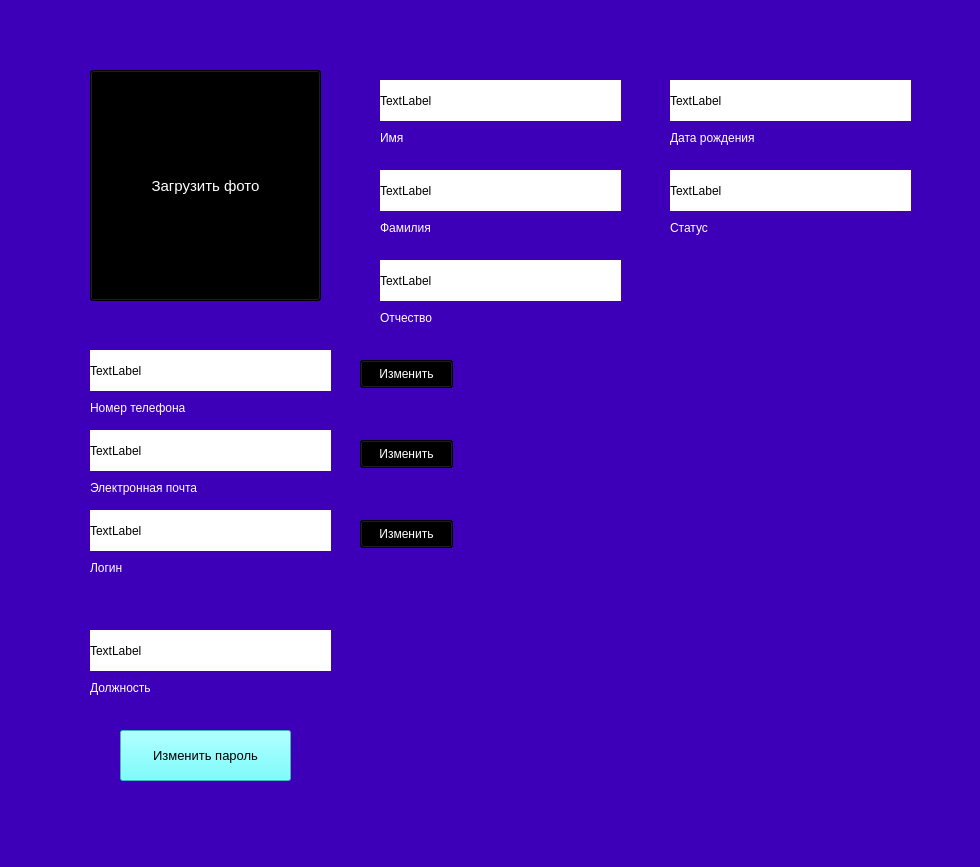
<?xml version="1.0" encoding="UTF-8"?>
<ui version="4.0">
 <class>MainWindow</class>
 <widget class="QMainWindow" name="MainWindow">
  <property name="geometry">
   <rect>
    <x>0</x>
    <y>0</y>
    <width>980</width>
    <height>867</height>
   </rect>
  </property>
  <property name="windowTitle">
   <string>MainWindow</string>
  </property>
  <property name="styleSheet">
   <string notr="true">background-color: rgb(61, 0, 184);</string>
  </property>
  <widget class="QWidget" name="centralwidget">
   <widget class="QPushButton" name="pushButton_photo">
    <property name="geometry">
     <rect>
      <x>90</x>
      <y>70</y>
      <width>231</width>
      <height>231</height>
     </rect>
    </property>
    <property name="font">
     <font>
      <pointsize>11</pointsize>
     </font>
    </property>
    <property name="styleSheet">
     <string notr="true">background-color: rgb(0, 0, 0);
color: rgb(255, 255, 255);</string>
    </property>
    <property name="text">
     <string>Загрузить фото</string>
    </property>
   </widget>
   <widget class="QLabel" name="label">
    <property name="geometry">
     <rect>
      <x>90</x>
      <y>400</y>
      <width>111</width>
      <height>16</height>
     </rect>
    </property>
    <property name="styleSheet">
     <string notr="true">color: rgb(255, 255, 255);</string>
    </property>
    <property name="text">
     <string>Номер телефона</string>
    </property>
   </widget>
   <widget class="QLabel" name="label_2">
    <property name="geometry">
     <rect>
      <x>380</x>
      <y>130</y>
      <width>55</width>
      <height>16</height>
     </rect>
    </property>
    <property name="styleSheet">
     <string notr="true">color: rgb(255, 255, 255);</string>
    </property>
    <property name="text">
     <string>Имя</string>
    </property>
   </widget>
   <widget class="QLabel" name="label_3">
    <property name="geometry">
     <rect>
      <x>380</x>
      <y>220</y>
      <width>55</width>
      <height>16</height>
     </rect>
    </property>
    <property name="styleSheet">
     <string notr="true">color: rgb(255, 255, 255);</string>
    </property>
    <property name="text">
     <string>Фамилия</string>
    </property>
   </widget>
   <widget class="QLabel" name="label_4">
    <property name="geometry">
     <rect>
      <x>380</x>
      <y>310</y>
      <width>55</width>
      <height>16</height>
     </rect>
    </property>
    <property name="styleSheet">
     <string notr="true">color: rgb(255, 255, 255);</string>
    </property>
    <property name="text">
     <string>Отчество</string>
    </property>
   </widget>
   <widget class="QLabel" name="label_5">
    <property name="geometry">
     <rect>
      <x>90</x>
      <y>560</y>
      <width>55</width>
      <height>16</height>
     </rect>
    </property>
    <property name="styleSheet">
     <string notr="true">color: rgb(255, 255, 255);</string>
    </property>
    <property name="text">
     <string>Логин</string>
    </property>
   </widget>
   <widget class="QLabel" name="label_6">
    <property name="geometry">
     <rect>
      <x>90</x>
      <y>480</y>
      <width>151</width>
      <height>16</height>
     </rect>
    </property>
    <property name="styleSheet">
     <string notr="true">color: rgb(255, 255, 255);</string>
    </property>
    <property name="text">
     <string>Электронная почта</string>
    </property>
   </widget>
   <widget class="QLabel" name="label_7">
    <property name="geometry">
     <rect>
      <x>670</x>
      <y>130</y>
      <width>101</width>
      <height>16</height>
     </rect>
    </property>
    <property name="styleSheet">
     <string notr="true">color: rgb(255, 255, 255);</string>
    </property>
    <property name="text">
     <string>Дата рождения</string>
    </property>
   </widget>
   <widget class="QLabel" name="label_8">
    <property name="geometry">
     <rect>
      <x>90</x>
      <y>680</y>
      <width>91</width>
      <height>16</height>
     </rect>
    </property>
    <property name="styleSheet">
     <string notr="true">color: rgb(255, 255, 255);</string>
    </property>
    <property name="text">
     <string>Должность</string>
    </property>
   </widget>
   <widget class="QLabel" name="label_10">
    <property name="geometry">
     <rect>
      <x>670</x>
      <y>220</y>
      <width>55</width>
      <height>16</height>
     </rect>
    </property>
    <property name="styleSheet">
     <string notr="true">color: rgb(255, 255, 255);</string>
    </property>
    <property name="text">
     <string>Статус</string>
    </property>
   </widget>
   <widget class="QPushButton" name="pushButton_change_password">
    <property name="geometry">
     <rect>
      <x>120</x>
      <y>730</y>
      <width>171</width>
      <height>51</height>
     </rect>
    </property>
    <property name="font">
     <font>
      <pointsize>10</pointsize>
     </font>
    </property>
    <property name="styleSheet">
     <string notr="true">background-color: rgb(85, 255, 255);</string>
    </property>
    <property name="text">
     <string>Изменить пароль</string>
    </property>
   </widget>
   <widget class="QPushButton" name="pushButton_edit_number">
    <property name="geometry">
     <rect>
      <x>360</x>
      <y>360</y>
      <width>93</width>
      <height>28</height>
     </rect>
    </property>
    <property name="styleSheet">
     <string notr="true">background-color: rgb(0, 0, 0);
color: rgb(255, 255, 255);</string>
    </property>
    <property name="text">
     <string>Изменить</string>
    </property>
   </widget>
   <widget class="QPushButton" name="pushButton_edit_email">
    <property name="geometry">
     <rect>
      <x>360</x>
      <y>440</y>
      <width>93</width>
      <height>28</height>
     </rect>
    </property>
    <property name="styleSheet">
     <string notr="true">background-color: rgb(0, 0, 0);
color: rgb(255, 255, 255);</string>
    </property>
    <property name="text">
     <string>Изменить</string>
    </property>
   </widget>
   <widget class="QPushButton" name="pushButton_edit_login">
    <property name="geometry">
     <rect>
      <x>360</x>
      <y>520</y>
      <width>93</width>
      <height>28</height>
     </rect>
    </property>
    <property name="styleSheet">
     <string notr="true">background-color: rgb(0, 0, 0);
color: rgb(255, 255, 255);</string>
    </property>
    <property name="text">
     <string>Изменить</string>
    </property>
   </widget>
   <widget class="QLabel" name="label_number">
    <property name="geometry">
     <rect>
      <x>90</x>
      <y>350</y>
      <width>241</width>
      <height>41</height>
     </rect>
    </property>
    <property name="styleSheet">
     <string notr="true">background-color: rgb(255, 255, 255);</string>
    </property>
    <property name="text">
     <string>TextLabel</string>
    </property>
   </widget>
   <widget class="QLabel" name="label_email">
    <property name="geometry">
     <rect>
      <x>90</x>
      <y>430</y>
      <width>241</width>
      <height>41</height>
     </rect>
    </property>
    <property name="styleSheet">
     <string notr="true">background-color: rgb(255, 255, 255);</string>
    </property>
    <property name="text">
     <string>TextLabel</string>
    </property>
   </widget>
   <widget class="QLabel" name="label_login">
    <property name="geometry">
     <rect>
      <x>90</x>
      <y>510</y>
      <width>241</width>
      <height>41</height>
     </rect>
    </property>
    <property name="styleSheet">
     <string notr="true">background-color: rgb(255, 255, 255);</string>
    </property>
    <property name="text">
     <string>TextLabel</string>
    </property>
   </widget>
   <widget class="QLabel" name="label_post">
    <property name="geometry">
     <rect>
      <x>90</x>
      <y>630</y>
      <width>241</width>
      <height>41</height>
     </rect>
    </property>
    <property name="styleSheet">
     <string notr="true">background-color: rgb(255, 255, 255);</string>
    </property>
    <property name="text">
     <string>TextLabel</string>
    </property>
   </widget>
   <widget class="QLabel" name="label_name">
    <property name="geometry">
     <rect>
      <x>380</x>
      <y>80</y>
      <width>241</width>
      <height>41</height>
     </rect>
    </property>
    <property name="styleSheet">
     <string notr="true">background-color: rgb(255, 255, 255);</string>
    </property>
    <property name="text">
     <string>TextLabel</string>
    </property>
   </widget>
   <widget class="QLabel" name="label_surname">
    <property name="geometry">
     <rect>
      <x>380</x>
      <y>170</y>
      <width>241</width>
      <height>41</height>
     </rect>
    </property>
    <property name="styleSheet">
     <string notr="true">background-color: rgb(255, 255, 255);</string>
    </property>
    <property name="text">
     <string>TextLabel</string>
    </property>
   </widget>
   <widget class="QLabel" name="label_patronumic">
    <property name="geometry">
     <rect>
      <x>380</x>
      <y>260</y>
      <width>241</width>
      <height>41</height>
     </rect>
    </property>
    <property name="styleSheet">
     <string notr="true">background-color: rgb(255, 255, 255);</string>
    </property>
    <property name="text">
     <string>TextLabel</string>
    </property>
   </widget>
   <widget class="QLabel" name="label_status">
    <property name="geometry">
     <rect>
      <x>670</x>
      <y>170</y>
      <width>241</width>
      <height>41</height>
     </rect>
    </property>
    <property name="styleSheet">
     <string notr="true">background-color: rgb(255, 255, 255);</string>
    </property>
    <property name="text">
     <string>TextLabel</string>
    </property>
   </widget>
   <widget class="QLabel" name="label_date">
    <property name="geometry">
     <rect>
      <x>670</x>
      <y>80</y>
      <width>241</width>
      <height>41</height>
     </rect>
    </property>
    <property name="styleSheet">
     <string notr="true">background-color: rgb(255, 255, 255);</string>
    </property>
    <property name="text">
     <string>TextLabel</string>
    </property>
   </widget>
  </widget>
  <widget class="QMenuBar" name="menubar">
   <property name="geometry">
    <rect>
     <x>0</x>
     <y>0</y>
     <width>980</width>
     <height>21</height>
    </rect>
   </property>
  </widget>
  <widget class="QStatusBar" name="statusbar"/>
 </widget>
 <resources/>
 <connections/>
</ui>
